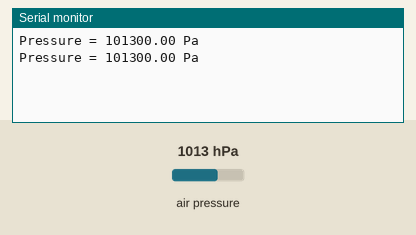
Recording of a sketch running on a simulated ESP8266 (NodeMCU). Parts: the last lines printed to the serial monitor. The test bench sets the inputs (shaded band); at power-on: air pressure 1013 hPa.

Above: at 1.8 s.
1.9 s: air pressure set to 952 hPa
At 2.8 s:
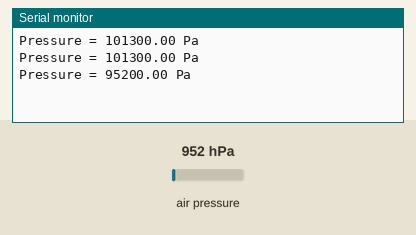
3.4 s: air pressure set to 975 hPa
At 4.8 s:
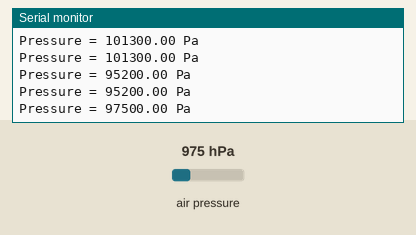
Timing chart, 0 to 6.4 s (numbered marks = the images above; inputs shaded):
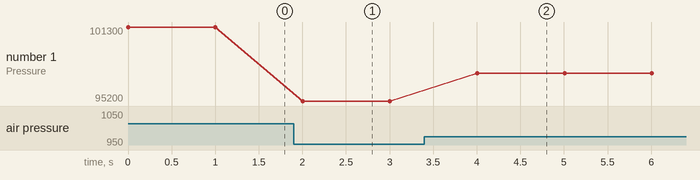

The sketch:

Pressure-Sensor.ino
```cpp
#include <SPI.h>
#include <Adafruit_Sensor.h>
#include <Adafruit_BMP280.h>

#define BMP_CS D0 // Chip select pin for BMP280
#define BMP_SCK D8 // SCK pin
#define BMP_MISO D9 // MISO pin
#define BMP_MOSI D10 // MOSI pin

// Initialize Adafruit BMP280 using SPI
Adafruit_BMP280 bmp(BMP_CS, BMP_MOSI, BMP_MISO, BMP_SCK);

void setup() {
  Serial.begin(9600);
  if (!bmp.begin()) {
    Serial.println(F("Could not find a valid BMP280 sensor, check wiring!"));
    while (1);
  }

  // Set up oversampling and filter initialization
  bmp.setSampling(Adafruit_BMP280::MODE_NORMAL,     // Operating Mode.
                  Adafruit_BMP280::SAMPLING_X2,     // Temp. oversampling
                  Adafruit_BMP280::SAMPLING_X16,    // Pressure oversampling
                  Adafruit_BMP280::FILTER_X4,      // Filtering.
                  Adafruit_BMP280::STANDBY_MS_500); // Standby time.
}

void loop() {
  float pressurePa = bmp.readPressure(); // Read pressure in Pascals
  //float pressurePsi = pressurePa / 6894.76; // Convert to psi
  Serial.print(F("Pressure = "));
  Serial.print(pressurePa);
  Serial.println(" Pa");

  delay(1000); // Wait for a second
}
```

Measured:
- after the input at 1.9 s, the serial monitor: prints a new line after 0.10 s (image 1)
- after the input at 3.4 s, the serial monitor: prints a new line after 0.61 s (image 2)
- plotted number 1: 101300 → 95200 after the input at 1.9 s, 95200 → 97500 after the input at 3.4 s
